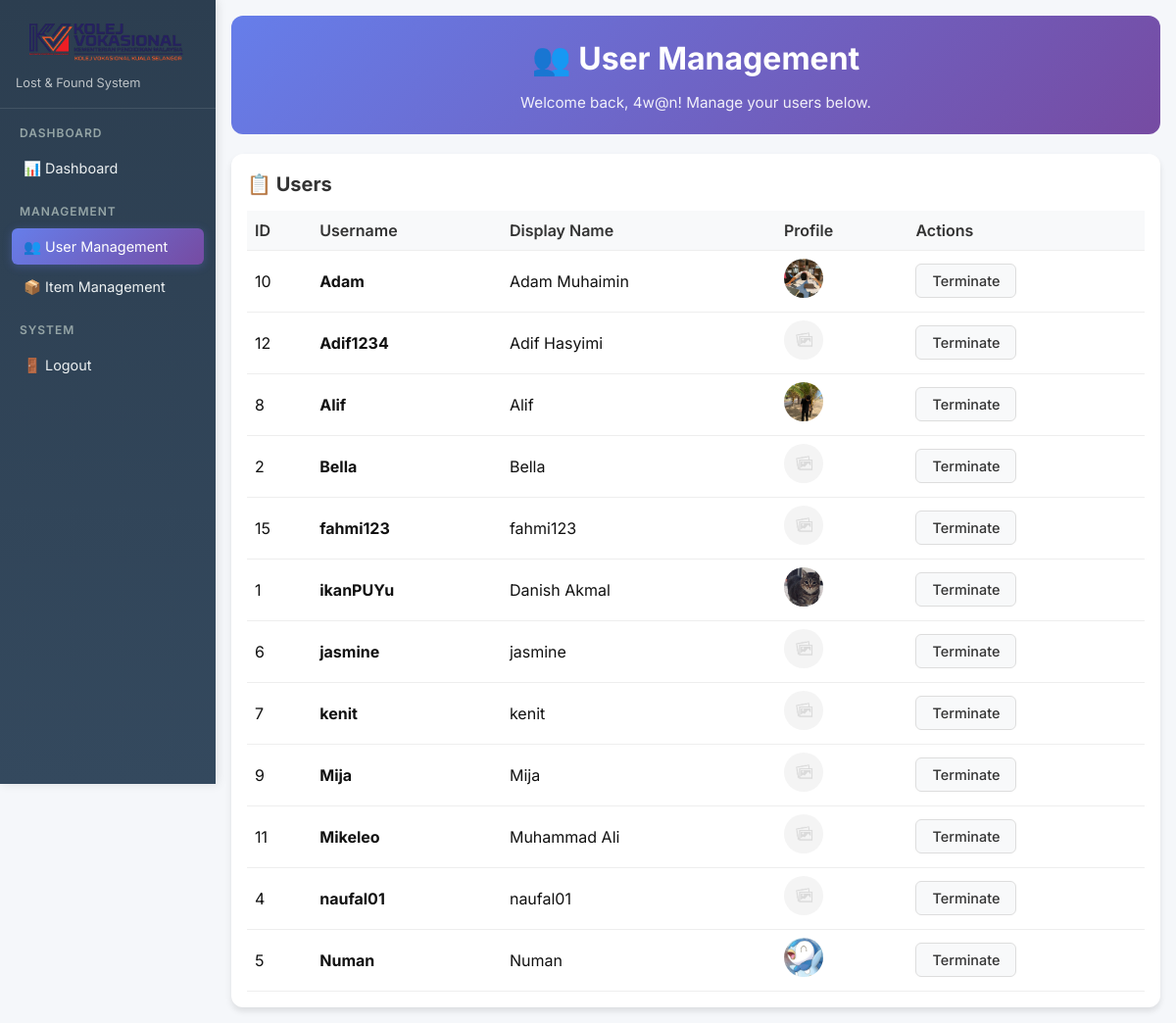
/MySistem/Lost&Found/admin_user.php (signed in), run on the app's committed database.
### tables this page shows
CREATE TABLE `pengguna` (
  `id_pengguna` int(10) UNSIGNED NOT NULL,
  `nm_pengguna` varchar(20) NOT NULL,
  `dn_pengguna` varchar(20) DEFAULT NULL,
  `ps_pengguna` varchar(255) NOT NULL,
  `tarikh` date NOT NULL,
  `no_pengguna` varchar(20) DEFAULT NULL,
  `gambar` varchar(255) NOT NULL
);

### MySistem/Lost&Found/admin_user.php (the view, shortened to what this page needs)
<?php
    include('config.php');
    $username = $_SESSION['username'];
    $users_result = mysqli_query($conn, "SELECT * FROM pengguna ORDER BY nm_pengguna ASC");
?>
<!DOCTYPE html>
<html lang="en">
<head>
    <link rel="stylesheet" href="home.css">
    <link rel="stylesheet" href="admin.css">
</head>
<body>
    <div class="admin-layout">
        <div class="admin-sidebar" id="adminSidebar">
            <div class="sidebar-header">
                <div class="logo-kv">
                <img src="banner.png">
                </div>
                <p>Lost & Found System</p>
            </div>
            <div class="sidebar-nav">
                <div class="nav-section">
                    <div class="nav-section-title">Dashboard</div>
                    <a href="admin_homepage.php" class="nav-item">
                        📊 Dashboard
                    </a>
                </div>
                <div class="nav-section">
                    <div class="nav-section-title">Management</div>
                    <a href="admin_user.php" class="nav-item active">
                        👥 User Management
                    </a>
                    <a href="admin_item.php" class="nav-item">
                        📦 Item Management
                    </a>
                </div>
                <div class="nav-section">
                    <div class="nav-section-title">System</div>
                    <a href="logout.php" class="nav-item">
                        🚪 Logout
                    </a>
                </div>
            </div>
        </div>
        <div class="admin-main">
            <div class="admin-container">
        <div class="admin-header">
            <h1>👥 User Management</h1>
            <p>Welcome back, <?php echo htmlspecialchars($username); ?>! Manage your users below.</p>
        </div>
        <div class="recent-section">
            <h2>📋 Users</h2>
            <table class="recent-items-table">
                <thead>
                    <tr>
                        <th>ID</th>
                        <th>Username</th>
                        <th>Display Name</th>
                        <th>Profile</th>
                        <th>Actions</th>
                    </tr>
                </thead>
                <tbody>
                    <?php if ($users_result && mysqli_num_rows($users_result) > 0): ?>
                        <?php while ($user_row = mysqli_fetch_assoc($users_result)): ?>
                            <?php
                                $displayId = isset($user_row['id_pengguna']) ? $user_row['id_pengguna'] : (isset($user_row['id']) ? $user_row['id'] : '—');
                                $userName = $user_row['nm_pengguna'] ?? '';
                                $displayName = $user_row['dn_pengguna'] ?? '';
                                $profileImage = !empty($user_row['gambar']) ? $user_row['gambar'] : 'noimg.png';
                                $isProtected = strtolower($userName) === 'admin' || $userName === $username;
                            ?>
                            <tr>
                                <td><?php echo htmlspecialchars($displayId); ?></td>
                                <td><strong><?php echo htmlspecialchars($userName); ?></strong></td>
                                <td><?php echo htmlspecialchars($displayName); ?></td>
                                <td>
                                    <img src="<?php echo htmlspecialchars($profileImage); ?>" alt="profile" style="width:40px;height:40px;border-radius:50%;object-fit:cover;">
                                </td>
                                <td>
                                    <form method="post" action="" onsubmit="return confirm('Delete user &quot;<?php echo htmlspecialchars($userName); ?>&quot;? This cannot be undone.');" style="display:inline;">
                                        <button type="submit" class="admin-btn admin-btn-secondary" <?php echo $isProtected ? 'disabled' : ''; ?>>Terminate</button>
                                    </form>
                                </td>
                            </tr>
                        <?php endwhile; ?>
                    <?php else: ?>
                        <tr>
                            <td colspan="5" style="text-align: center; color: #666; padding: 20px;">No users found.</td>
                        </tr>
                    <?php endif; ?>
                </tbody>
            </table>
        </div>
            </div>
        </div>
    </div>
</body>
</html>

### MySistem/Lost&Found/home.css (style rules this page uses)
* { margin: 0; padding: 0; box-sizing: border-box; font-family: 'Inter', -apple-system, BlinkMacSystemFont, 'Segoe UI', Roboto, sans-serif; -webkit-font-smoothing: antialiased; -moz-osx-font-smoothing: grayscale; }
body { background: #f4f4f5; color: #111; min-height: 100vh; line-height: 1.5; }
.logo-kv { text-align: center; }
.logo-kv img { margin-top: 20px; width: 200px; height: 50px; }

### MySistem/Lost&Found/admin.css (style rules this page uses)
body { margin: 0; padding: 0; font-family: 'Inter', sans-serif; background-color: #f5f7fa; }
.admin-layout { display: flex; min-height: 100vh; }
.admin-sidebar { width: 220px; background: linear-gradient(180deg, #2c3e50 0%, #34495e 100%); color: white; padding: 12px 0; box-shadow: 2px 0 10px rgba(0, 0, 0, 0.1); position: fixed; height: 100vh; overflow-y: auto; }
.admin-sidebar .logo-kv img { margin-top: 12px; width: 160px; height: 40px; }
.sidebar-header { padding: 0 16px 16px 16px; border-bottom: 1px solid rgba(255, 255, 255, 0.1); margin-bottom: 16px; }
.sidebar-header p { margin: 5px 0 0 0; font-size: 0.8rem; color: #bdc3c7; }
.sidebar-nav { padding: 0 12px; }
.nav-section { margin-bottom: 16px; }
.nav-section-title { font-size: 0.75rem; font-weight: 600; color: #95a5a6; text-transform: uppercase; letter-spacing: 1px; margin-bottom: 8px; padding: 0 8px; }
.nav-item { display: block; padding: 8px 12px; color: #ecf0f1; text-decoration: none; border-radius: 6px; margin-bottom: 4px; transition: all 0.3s ease; font-size: 0.9rem; }
.nav-item.active { background: linear-gradient(135deg, #667eea 0%, #764ba2 100%); color: white; box-shadow: 0 2px 10px rgba(102, 126, 234, 0.3); }
.admin-main { flex: 1; margin-left: 220px; padding: 16px; }
.admin-container { max-width: 1200px; margin: 0 auto; }
.admin-header { background: linear-gradient(135deg, #667eea 0%, #764ba2 100%); color: white; padding: 20px; border-radius: 12px; margin-bottom: 20px; text-align: center; }
.admin-header h1 { margin: 0; font-size: 2rem; font-weight: 700; }
.admin-header p { margin: 10px 0 0 0; font-size: 0.95rem; opacity: 0.9; }
.recent-section { background: white; padding: 16px; border-radius: 12px; box-shadow: 0 4px 6px rgba(0, 0, 0, 0.1); }
.recent-section h2 { margin: 0 0 12px 0; color: #333; font-size: 1.25rem; }
.recent-items-table { width: 100%; border-collapse: collapse; }
.recent-items-table th, .recent-items-table td { padding: 8px; text-align: left; border-bottom: 1px solid #eee; }
.recent-items-table th { background-color: #f8f9fa; font-weight: 600; color: #333; }
.admin-btn { padding: 8px 16px; border: none; border-radius: 6px; font-size: 0.9rem; font-weight: 500; cursor: pointer; text-decoration: none; display: inline-block; transition: all 0.3s ease; }
.admin-btn-secondary { background: #f8f9fa; color: #333; border: 1px solid #ddd; }

### data on the page
pengguna: id_pengguna "10", nm_pengguna "Adam", dn_pengguna "Adam Muhaimin", gambar (picture)
pengguna: id_pengguna "12", nm_pengguna "Adif1234", dn_pengguna "Adif Hasyimi"
pengguna: id_pengguna "8", nm_pengguna "Alif", dn_pengguna "Alif", gambar (picture)
pengguna: id_pengguna "2", nm_pengguna "Bella", dn_pengguna "Bella"
pengguna: id_pengguna "15", nm_pengguna "fahmi123", dn_pengguna "fahmi123"
pengguna: id_pengguna "1", nm_pengguna "ikanPUYu", dn_pengguna "Danish Akmal", gambar (picture)
pengguna: id_pengguna "6", nm_pengguna "jasmine", dn_pengguna "jasmine"
pengguna: id_pengguna "7", nm_pengguna "kenit", dn_pengguna "kenit"
pengguna: id_pengguna "9", nm_pengguna "Mija", dn_pengguna "Mija"
pengguna: id_pengguna "11", nm_pengguna "Mikeleo", dn_pengguna "Muhammad Ali"
pengguna: id_pengguna "4", nm_pengguna "naufal01", dn_pengguna "naufal01"
pengguna: id_pengguna "5", nm_pengguna "Numan", dn_pengguna "Numan", gambar (picture)

### other printed values
$username "4w@n"
